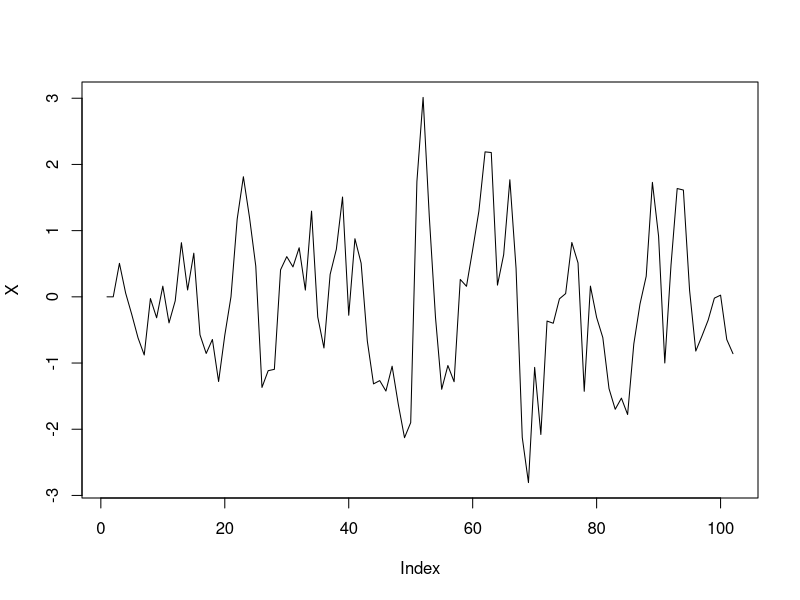

This chart was generated by the following R code:
phi1 <- 0.5
phi2 <- -0.3
sigma <- 1
X1 <- 0
X2 <- 0
n <-102

epsilon <- rnorm(n = n, mean = 0, sd = 1)
X <- numeric(n)
X[1] <- X1
X[2] <- X2

for (i in (3:n)) {
  X[i] <- phi1*X[i-1] + phi2*X[i-2] + sigma*epsilon[i]
}


plot(X, type = "l")

ar2_new <- arima(X, order = c(2, 0, 0), include.mean = F)
ar2_new














